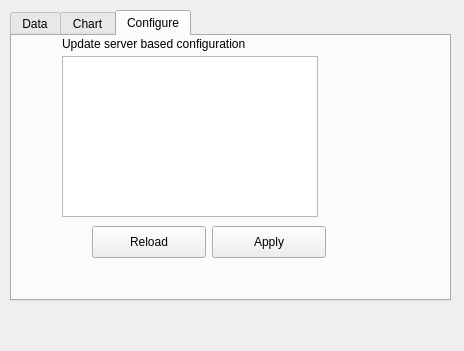
<?xml version="1.0" encoding="UTF-8"?>
<ui version="4.0">
 <class>Form</class>
 <widget class="QWidget" name="Form">
  <property name="geometry">
   <rect>
    <x>0</x>
    <y>0</y>
    <width>464</width>
    <height>351</height>
   </rect>
  </property>
  <property name="windowTitle">
   <string>Form</string>
  </property>
  <widget class="QTabWidget" name="Tabs">
   <property name="geometry">
    <rect>
     <x>10</x>
     <y>10</y>
     <width>441</width>
     <height>291</height>
    </rect>
   </property>
   <property name="accessibleName">
    <string>Chart</string>
   </property>
   <property name="currentIndex">
    <number>2</number>
   </property>
   <widget class="QWidget" name="dataTab">
    <attribute name="title">
     <string>Data</string>
    </attribute>
    <widget class="QTableWidget" name="tableWidget">
     <property name="geometry">
      <rect>
       <x>15</x>
       <y>2</y>
       <width>251</width>
       <height>231</height>
      </rect>
     </property>
    </widget>
    <widget class="QComboBox" name="selectInterval">
     <property name="geometry">
      <rect>
       <x>280</x>
       <y>20</y>
       <width>111</width>
       <height>26</height>
      </rect>
     </property>
     <property name="toolTip">
      <string>&lt;html&gt;&lt;head/&gt;&lt;body&gt;&lt;p&gt;Set the interval between each update (or tick for every update)&lt;/p&gt;&lt;/body&gt;&lt;/html&gt;</string>
     </property>
    </widget>
    <widget class="QComboBox" name="selectDuration">
     <property name="geometry">
      <rect>
       <x>280</x>
       <y>80</y>
       <width>111</width>
       <height>26</height>
      </rect>
     </property>
     <property name="toolTip">
      <string>&lt;html&gt;&lt;head/&gt;&lt;body&gt;&lt;p&gt;Time since first record&lt;/p&gt;&lt;/body&gt;&lt;/html&gt;</string>
     </property>
    </widget>
    <widget class="QPushButton" name="btnRefresh">
     <property name="geometry">
      <rect>
       <x>280</x>
       <y>140</y>
       <width>114</width>
       <height>32</height>
      </rect>
     </property>
     <property name="toolTip">
      <string>&lt;html&gt;&lt;head/&gt;&lt;body&gt;&lt;p&gt;Refresh&lt;/p&gt;&lt;/body&gt;&lt;/html&gt;</string>
     </property>
     <property name="text">
      <string>Refresh</string>
     </property>
    </widget>
    <widget class="QLabel" name="labelInterval">
     <property name="geometry">
      <rect>
       <x>280</x>
       <y>0</y>
       <width>62</width>
       <height>16</height>
      </rect>
     </property>
     <property name="toolTip">
      <string>&lt;html&gt;&lt;head/&gt;&lt;body&gt;&lt;p&gt;Set the interval between each update (or tick for every update)&lt;/p&gt;&lt;/body&gt;&lt;/html&gt;</string>
     </property>
     <property name="text">
      <string>Interval</string>
     </property>
    </widget>
    <widget class="QLabel" name="labelDuration">
     <property name="geometry">
      <rect>
       <x>280</x>
       <y>60</y>
       <width>62</width>
       <height>16</height>
      </rect>
     </property>
     <property name="toolTip">
      <string>&lt;html&gt;&lt;head/&gt;&lt;body&gt;&lt;p&gt;Time since first record&lt;/p&gt;&lt;/body&gt;&lt;/html&gt;</string>
     </property>
     <property name="text">
      <string>Duration</string>
     </property>
    </widget>
    <widget class="QPushButton" name="btnExport">
     <property name="geometry">
      <rect>
       <x>280</x>
       <y>190</y>
       <width>114</width>
       <height>32</height>
      </rect>
     </property>
     <property name="toolTip">
      <string>&lt;html&gt;&lt;head/&gt;&lt;body&gt;&lt;p&gt;Export data (.csv)&lt;/p&gt;&lt;/body&gt;&lt;/html&gt;</string>
     </property>
     <property name="text">
      <string>Export</string>
     </property>
    </widget>
   </widget>
   <widget class="QWidget" name="chartTab">
    <attribute name="title">
     <string>Chart</string>
    </attribute>
    <widget class="QComboBox" name="selectDurationc">
     <property name="geometry">
      <rect>
       <x>130</x>
       <y>200</y>
       <width>111</width>
       <height>26</height>
      </rect>
     </property>
     <property name="toolTip">
      <string>&lt;html&gt;&lt;head/&gt;&lt;body&gt;&lt;p&gt;Time since first record&lt;/p&gt;&lt;/body&gt;&lt;/html&gt;</string>
     </property>
    </widget>
    <widget class="QComboBox" name="selectIntervalc">
     <property name="geometry">
      <rect>
       <x>10</x>
       <y>200</y>
       <width>111</width>
       <height>26</height>
      </rect>
     </property>
     <property name="toolTip">
      <string>&lt;html&gt;&lt;head/&gt;&lt;body&gt;&lt;p&gt;Set the interval between each update (or tick for every update)&lt;/p&gt;&lt;/body&gt;&lt;/html&gt;</string>
     </property>
    </widget>
    <widget class="QPushButton" name="btnRefreshc">
     <property name="geometry">
      <rect>
       <x>280</x>
       <y>200</y>
       <width>114</width>
       <height>32</height>
      </rect>
     </property>
     <property name="toolTip">
      <string>&lt;html&gt;&lt;head/&gt;&lt;body&gt;&lt;p&gt;Refresh&lt;/p&gt;&lt;/body&gt;&lt;/html&gt;</string>
     </property>
     <property name="text">
      <string>Draw</string>
     </property>
    </widget>
    <widget class="QGraphicsView" name="graphicsView">
     <property name="geometry">
      <rect>
       <x>6</x>
       <y>0</y>
       <width>391</width>
       <height>200</height>
      </rect>
     </property>
     <property name="sizePolicy">
      <sizepolicy hsizetype="Expanding" vsizetype="Fixed">
       <horstretch>0</horstretch>
       <verstretch>0</verstretch>
      </sizepolicy>
     </property>
    </widget>
   </widget>
   <widget class="QWidget" name="configTab">
    <attribute name="title">
     <string>Configure</string>
    </attribute>
    <widget class="QTableWidget" name="tblParams">
     <property name="geometry">
      <rect>
       <x>50</x>
       <y>20</y>
       <width>256</width>
       <height>161</height>
      </rect>
     </property>
    </widget>
    <widget class="QPushButton" name="btnApply">
     <property name="geometry">
      <rect>
       <x>200</x>
       <y>190</y>
       <width>114</width>
       <height>32</height>
      </rect>
     </property>
     <property name="toolTip">
      <string>&lt;html&gt;&lt;head/&gt;&lt;body&gt;&lt;p&gt;Apply settings for device.&lt;/p&gt;&lt;/body&gt;&lt;/html&gt;</string>
     </property>
     <property name="text">
      <string>Apply</string>
     </property>
    </widget>
    <widget class="QLabel" name="label">
     <property name="geometry">
      <rect>
       <x>50</x>
       <y>0</y>
       <width>261</width>
       <height>16</height>
      </rect>
     </property>
     <property name="text">
      <string>Update server based configuration</string>
     </property>
    </widget>
    <widget class="QPushButton" name="btnReload">
     <property name="geometry">
      <rect>
       <x>80</x>
       <y>190</y>
       <width>114</width>
       <height>32</height>
      </rect>
     </property>
     <property name="toolTip">
      <string>&lt;html&gt;&lt;head/&gt;&lt;body&gt;&lt;p&gt;Refresh local copies of all devices for this AgSense broker.&lt;/p&gt;&lt;/body&gt;&lt;/html&gt;</string>
     </property>
     <property name="text">
      <string>Reload</string>
     </property>
    </widget>
   </widget>
  </widget>
 </widget>
 <resources/>
 <connections/>
</ui>
